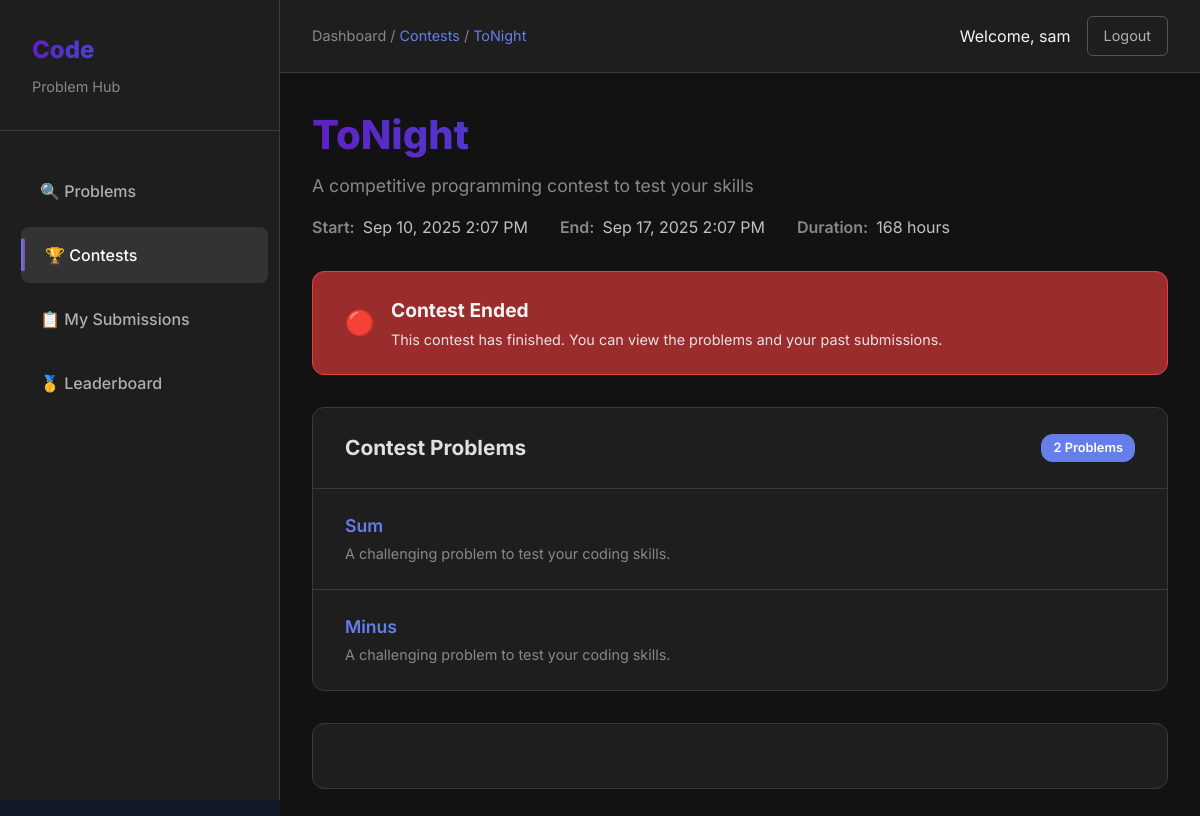
/problems/contests/2/ (signed in), run on an earlier commit of the app's database.
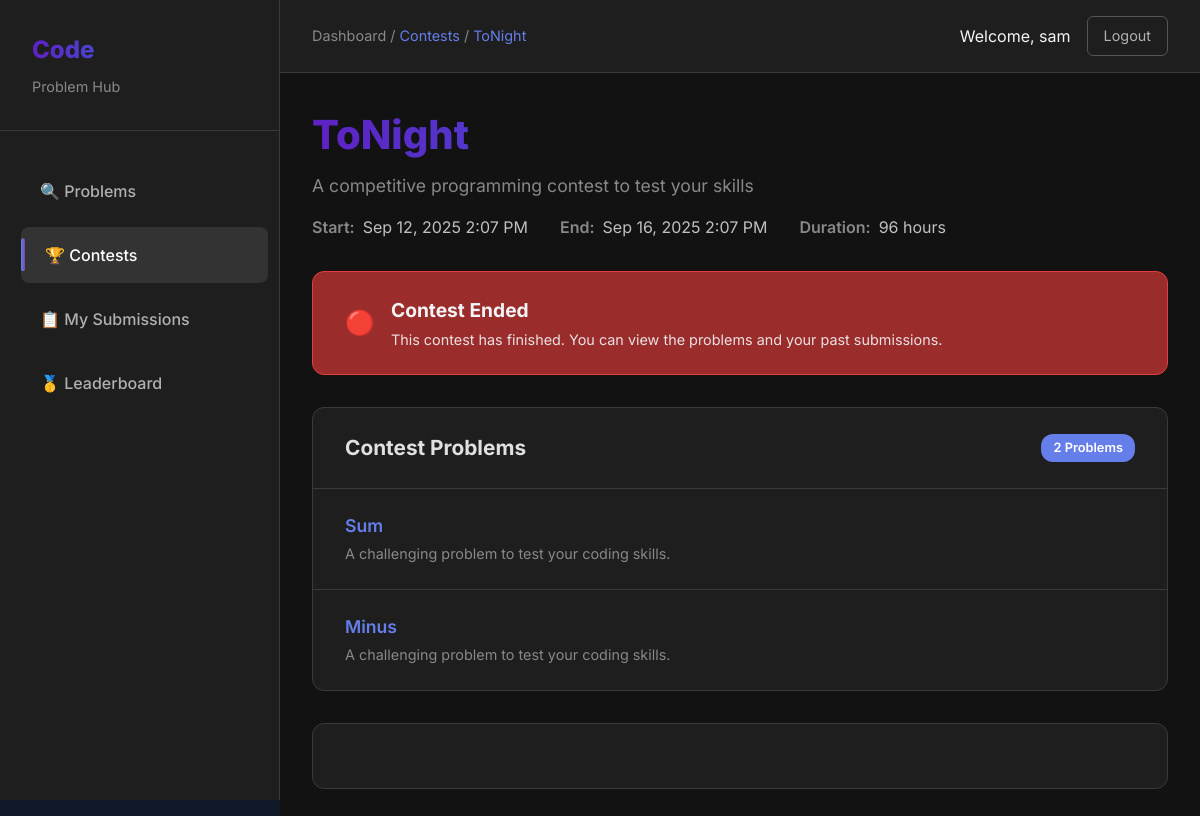
And on a later commit of the database.
### problems/models.py (models this page shows, shortened)
class Contest(models.Model):
    name = models.CharField(max_length=200)
    start_time = models.DateTimeField()
    end_time = models.DateTimeField()
    problems = models.ManyToManyField('Problem', related_name='contests_problems')

### problems/views.py (the view)
# urls.py: path('contests/<int:pk>/', views.contest_detail, name='contest_detail'),
@login_required
def contest_detail(request, pk):
    contest = get_object_or_404(Contest, pk=pk)
    problems = contest.problems.all()
    now = timezone.now()
    submission_status = {}
    for problem in problems:
        latest_submission = (
            ContestSubmission.objects
            .filter(user=request.user, contest=contest, problem=problem)
            .order_by('-created_at')
            .first()
        )
        if latest_submission:
            submission_status[problem.id] = latest_submission.verdict
        else:
            submission_status[problem.id] = "Unattempted"
    duration = contest.end_time - contest.start_time
    contest.duration_hours = int(round(duration.total_seconds() // 3600, 2))  # in hours
    context = {
        'contest': contest,
        'problems': problems,
        'now': now,
        'submission_status': submission_status,
    }
    return render(request, 'problems/contest_detail.html',context )

### templates/problems/contest_detail.html (shortened to what the changed rows need)
{% load contest_extras %}
<!DOCTYPE html>
<html lang="en">
<head>
    <script src="https://cdn.tailwindcss.com"></script>
</head>
<body class="bg-gray-900 text-gray-100">
    <div class="main-container">
        <div style="flex: 1;">
            <header class="top-header">
                <div class="breadcrumb">
                    Dashboard / <a href="/problems/contests/" style="color: #667eea;">Contests</a> / <span>{{ contest.name }}</span>
                </div>
            </header>
            <main class="content-area">
                <div class="content-header">
                    <div class="page-title-section">
                        <h1 class="page-title">{{ contest.name }}</h1>
                        <p class="page-subtitle">{{ contest.description|default:"A competitive programming contest to test your skills" }}</p>
                        <div class="contest-meta">
                            <div class="contest-meta-item">
                                <span class="contest-meta-label">Start:</span>
                                <span>{{ contest.start_time|date:"M d, Y g:i A" }}</span>
                            </div>
                            <div class="contest-meta-item">
                                <span class="contest-meta-label">End:</span>
                                <span>{{ contest.end_time|date:"M d, Y g:i A" }}</span>
                            </div>
                            <div class="contest-meta-item">
                                <span class="contest-meta-label">Duration:</span>
                                <span>{% if contest.duration_hours %}{{ contest.duration_hours }} hours{% else %}2 hours{% endif %}</span>
                            </div>
                        </div>
                    </div>
                </div>
                {% if now >= contest.start_time %}
                    <div class="problems-section">
                        <div class="problems-header">
                            <h2 class="problems-title">Contest Problems</h2>
                        </div>
                    </div>
                {% endif %}
            </main>
        </div>
    </div>
</body>
</html>

What changed in the data, as far as the page shows it:
changed Contest "ToNight": start_time "Sep 10, 2025 2:07 PM" → "Sep 12, 2025 2:07 PM"; end_time "Sep 17, 2025 2:07 PM" → "Sep 16, 2025 2:07 PM"; duration_hours "168" → "96"
